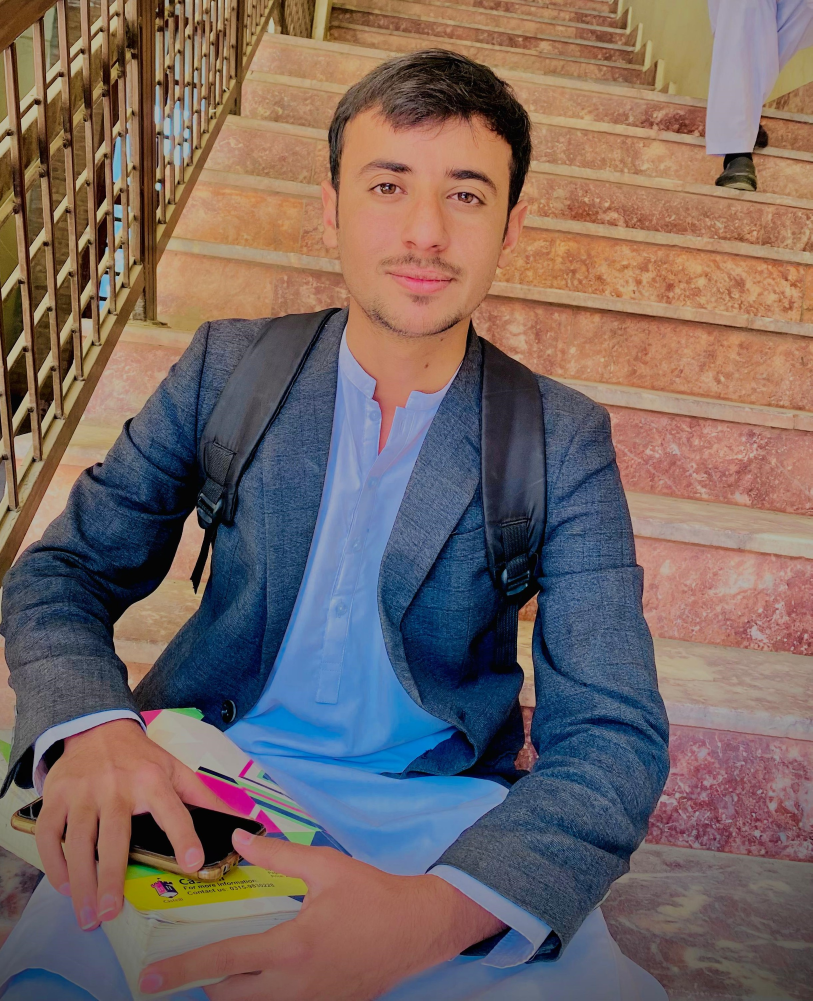
#> input picture pencel_sketch_dip/salman.png.jpg, 2437 x 3002 px, found by its file name (shown at 1/3 size)
$ python main.py
#> lines starting #> are read from the running program, lines starting #| are printed output that depends on the picture
import cv2
# 1. Import OpenCV
import cv2

# 2. Load original image
image = cv2.imread("pencel_sketch_dip/salman.png.jpg")  # Replace with your image filename
#> image is the input picture: shape (3002, 2437, 3); mean B, G, R 99.1, 102.4, 118.7
image = cv2.resize(image, (500, 500))  # Optional: resize to smaller size
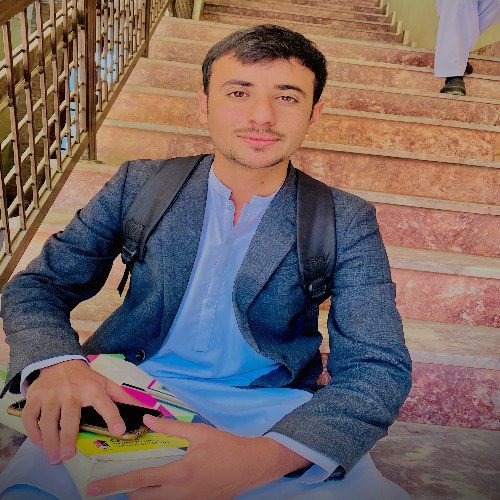
#> image: shape (500, 500, 3); mean B, G, R 99, 102.3, 118.6

# 3. Convert to grayscale
gray_image = cv2.cvtColor(image, cv2.COLOR_BGR2GRAY)
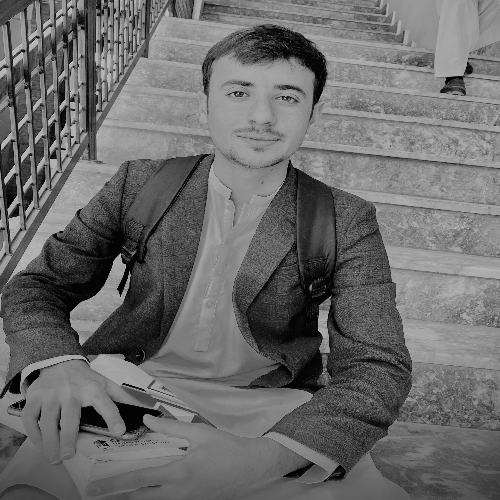
#> gray_image: shape (500, 500); min 0, max 195, mean 106.8

# 4. Invert grayscale image
inverted_image = 255 - gray_image
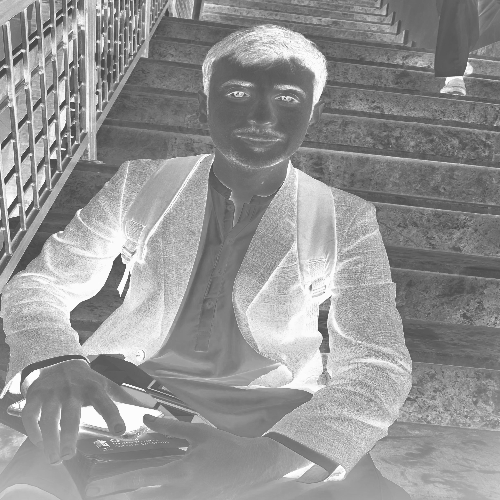
#> inverted_image: shape (500, 500); min 60, max 255, mean 148.2

# 5. Apply Gaussian Blur
blurred = cv2.GaussianBlur(inverted_image, (21, 21), sigmaX=0, sigmaY=0)
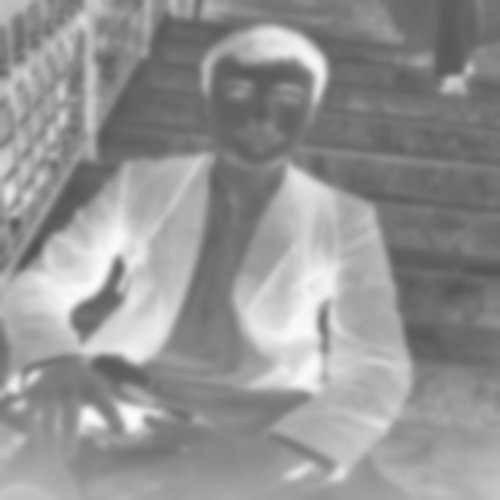
#> blurred: shape (500, 500); min 82, max 252, mean 148.2

# 6. Invert the blurred image
inverted_blur = 255 - blurred
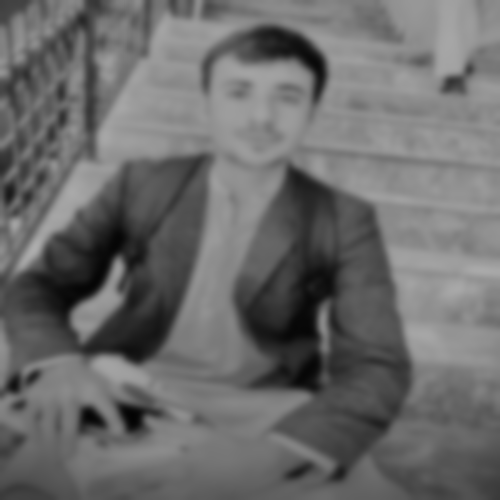
#> inverted_blur: shape (500, 500); min 3, max 173, mean 106.8

# 7. Create the pencil sketch using color dodge
sketch = cv2.divide(gray_image, inverted_blur, scale=256.0)
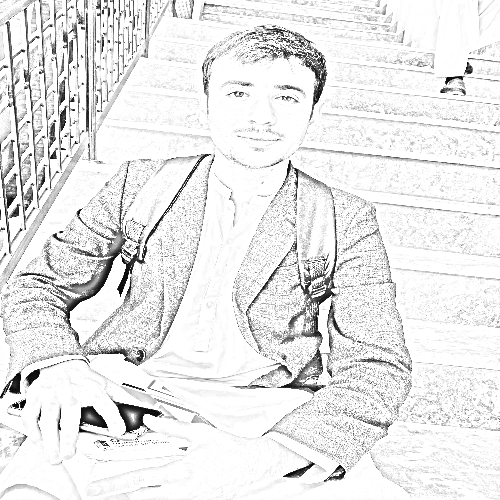
#> sketch: shape (500, 500); min 0, max 255, mean 232.6

# 8. Display the results
cv2.imshow("Original Image", image)
cv2.imshow("Pencil Sketch", sketch)

cv2.waitKey(0)
cv2.destroyAllWindows()
cv2.imwrite("pencil_sketch.png", sketch)
from matplotlib import pyplot as plt

plt.figure(figsize=(10,5))
plt.subplot(1, 2, 1)
plt.title("Original")
plt.imshow(cv2.cvtColor(image, cv2.COLOR_BGR2RGB))
plt.axis('off')

plt.subplot(1, 2, 2)
plt.title("Pencil Sketch")
plt.imshow(sketch, cmap='gray')
plt.axis('off')

plt.show()
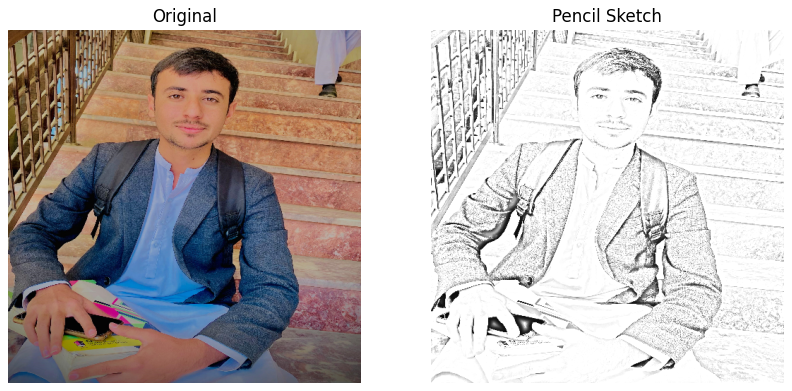
#> figure drawn by matplotlib, 2 panels
